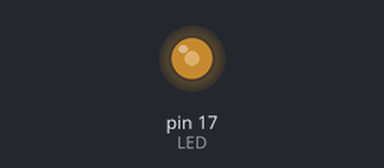
A sketch run on a simulated Arduino Uno, built with avr-gcc and run on an emulated ATmega328P. On the bench: output pins drawn as LEDs (lit = HIGH).

Above: at 0.1 s.
Timing chart, 0 to 1.6 s (numbered marks = the images above):
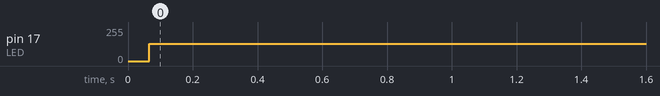

Measured:
- by itself, pin 17 (LED): 0/255 → 128/255 at 0.07 s

The sketch:

083_226_0.ino
```cpp
const int LED = 17;

void setup() {
  pinMode(LED, OUTPUT);
}

void loop() {
  digitalWrite(LED, LOW);
  delay(5);
  digitalWrite(LED, HIGH);
  delay(5);
}
```
